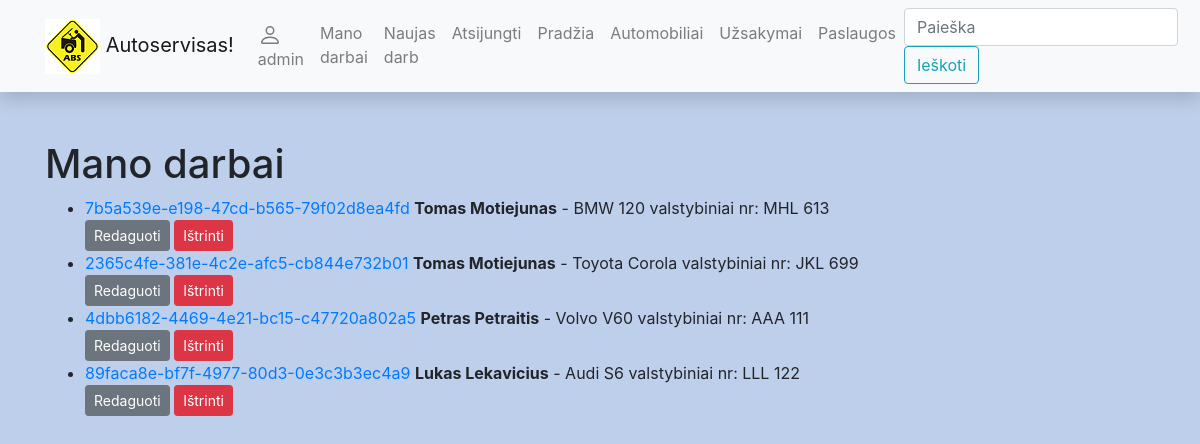
/autoservisas/myjobs/ (signed in), run on an earlier commit of the app's database.
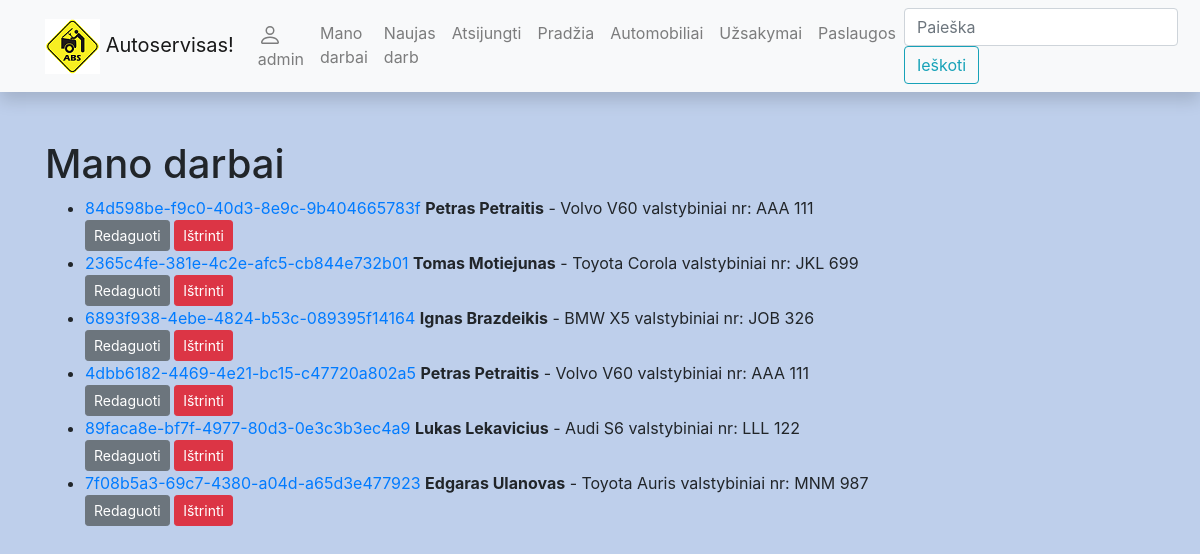
And on a later commit of the database.
### autoservisas/models.py (models this page shows, shortened)
class Uzsakymas(models.Model):
    id = models.UUIDField(primary_key=True, default=uuid.uuid4)
    data = models.DateField(verbose_name='Užsakymo data')
    automobilis = models.ForeignKey('Automobilis', on_delete=models.SET_NULL, null=True)
    cover = models.ImageField('Foto', upload_to='covers', null=True, blank=True)
    REPAIR_STATUS = (
        ('p', 'Priimta'),
        ('t', 'Tvarkoma'),
        ('g', 'Galima paimti')
    )
    status = models.CharField(
        max_length=1,
        choices=REPAIR_STATUS,
        blank=True,
        default='p',
        help_text='Tvarkymo statusas',
        verbose_name='Statusas'
    )
    worker = models.ForeignKey(User, on_delete=models.SET_NULL, null=True, blank=True)
    class Meta:
        verbose_name = 'Užsakymas'
        verbose_name_plural = 'Užsakymai'

class Automobilis(models.Model):
    valstybinis_nr = models.CharField('Valstybinis numeris', max_length=15)
    vin = HTMLField()
    klientas = models.CharField('Klientas', max_length=100)
    automobiliomodelis = models.ForeignKey('AutomobilioModelis', on_delete=models.SET_NULL, null=True, related_name='auto')
    class Meta:
        ordering = ['klientas']
        verbose_name = 'Automobilis'
        verbose_name_plural = 'Automobiliai'

class AutomobilioModelis(models.Model):
    marke = models.CharField('Marke', max_length=100)
    modelis = models.CharField('Modelis', max_length=100)
    metai = models.IntegerField('Metai')
    variklis = models.CharField('Variklis', max_length=100)
    class Meta:
        ordering = ['marke']
        verbose_name = 'Automobilio modelis'
        verbose_name_plural = 'Automobilių modeliai'

### autoservisas/views.py (the view)
# urls.py: path('myjobs/', views.UzsakymasForUserListView.as_view(), name='my-jobs'),
class UzsakymasForUserListView(LoginRequiredMixin, generic.ListView):
    model = Uzsakymas
    template_name = 'user_uzsakymai.html'
    context_object_name = 'uzsakymas_list'
    def get_queryset(self):
        return Uzsakymas.objects.filter(worker=self.request.user).order_by('data')

### autoservisas/templates/user_uzsakymai.html
{% extends "base.html" %}
{% block content %}
<h1>Mano darbai</h1>
{% if uzsakymas_list %}
<ul>
    {% for uzsakymas_o in uzsakymas_list %}
        <li><a href="{% url 'uzsakymas-one' uzsakymas_o.id %}">{{ uzsakymas_o.id }}</a>
            <strong>{{ uzsakymas_o.automobilis.klientas }}</strong> -
            {{  uzsakymas_o.automobilis.automobiliomodelis.marke}}
            {{  uzsakymas_o.automobilis.automobiliomodelis.modelis}}
            valstybiniai nr: {{ uzsakymas_o.automobilis.valstybinis_nr}}
        </li>
     <a class="btn btn-secondary btn-sm" href="{% url 'my-jobs-update' uzsakymas_o.id %}">Redaguoti</a>
    <a class="btn btn-danger btn-sm" href="{% url 'my-jobs-delete' uzsakymas_o.id %}">Ištrinti</a>
     {% endfor %}
</ul>
{% else %}
    <p>Šiuo metu Jūs neturite jokių darbų</p>
{% endif %}
{% endblock %}

### autoservisas/templates/base.html (shortened to what this page needs)
<!DOCTYPE html>
<html lang="en">
<head>
    <link
            rel="stylesheet"
            href="https://stackpath.bootstrapcdn.com/bootstrap/4.1.3/css/bootstrap.min.css"
    />
    <link
            rel="stylesheet"
            href="https://cdnjs.cloudflare.com/ajax/libs/font-awesome/4.7.0/css/font-awesome.min.css"
    />
    {% load static %}
    <link rel="stylesheet" href="{% static 'css/styles.css' %}"/>
</head>
<body>
<nav
        class="navbar navbar-expand-lg navbar-light bg-light static-top mb-5 shadow"
>
    <div class="container">
        <a class="navbar-brand" href="{% url 'index' %}">
            <img src="{% static 'logo.png' %}">
            Autoservisas!</a
        >
        <div class="collapse navbar-collapse" id="navbarResponsive">
            <ul class="navbar-nav ml-auto">
                {% if user.is_authenticated %}
                <li class="nav-item"><a class="nav-link" href="{% url 'profilis-url' %}">
                    {{ user.get_username }}</a></li>
                <li class="nav-item"><a class="nav-link" href="{% url 'my-jobs' %}">Mano darbai</a></li>
                <li class="nav-item"><a class="nav-link" href="{% url 'my-jobs-new' %}">Naujas darb</a></li>
                <li class="nav-item"><a class="nav-link" href="{% url 'logout' %}">Atsijungti</a></li>
                {% else %}
                <li class="nav-item"><a class="nav-link" href="{% url 'login' %}?next=/autoservisas">Prisijungti</a></li>
                <li class="nav-item"><a class="nav-link" href="{% url 'register' %}">Registruotis</a></li>
                {% endif %}
                <li class="nav-item"><a class="nav-link" href="{% url 'index' %}">Pradžia</a></li>
                <li class="nav-item"><a class="nav-link" href="{% url 'automobiliai-all' %}">Automobiliai</a></li>
                <li class="nav-item"><a class="nav-link" href="{% url 'uzsakymai-all' %}">Užsakymai</a></li>
                <li class="nav-item"><a class="nav-link" href="">Paslaugos</a></li>
            </ul>
            <form
                    class="form-inline my-2 my-lg-0"
                    action="{% url 'search-name' %}"
                    method="get"
            >
                <input
                        class="form-control mr-sm-2"
                        type="search"
                        placeholder="Paieška"
                        aria-label="Search"
                        name="search_text"
                />
                <button class="btn btn-outline-info my-2 my-sm-0" type="submit">
                    Ieškoti
                </button>
            </form>
        </div>
    </div>
</nav>
<div class="container">{% block content %}{% endblock %}</div>
</body>
</html>

### autoservisas/static/css/styles.css (style rules this page uses)
body { background-color: #becfeb; }

What changed in the data, as far as the page shows it:
removed Uzsakymas: id "7b5a539e-e198-47cd-b565-79f02d8ea4fd", automobilis.klientas "Tomas Motiejunas", automobilis.automobiliomodelis.marke "BMW", automobilis.automobiliomodelis.modelis "120", automobilis.valstybinis_nr "MHL 613"
added Uzsakymas: id "84d598be-f9c0-40d3-8e9c-9b404665783f", automobilis.klientas "Petras Petraitis", automobilis.automobiliomodelis.marke "Volvo", automobilis.automobiliomodelis.modelis "V60", automobilis.valstybinis_nr "AAA 111"
added Uzsakymas: id "6893f938-4ebe-4824-b53c-089395f14164", automobilis.klientas "Ignas Brazdeikis", automobilis.automobiliomodelis.marke "BMW", automobilis.automobiliomodelis.modelis "X5", automobilis.valstybinis_nr "JOB 326"
added Uzsakymas: id "7f08b5a3-69c7-4380-a04d-a65d3e477923", automobilis.klientas "Edgaras Ulanovas", automobilis.automobiliomodelis.marke "Toyota", automobilis.automobiliomodelis.modelis "Auris", automobilis.valstybinis_nr "MNM 987"
